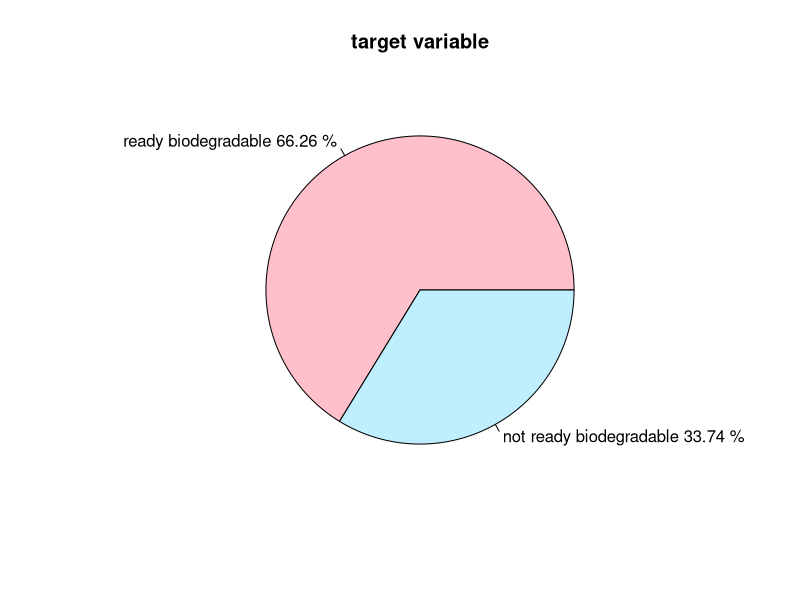
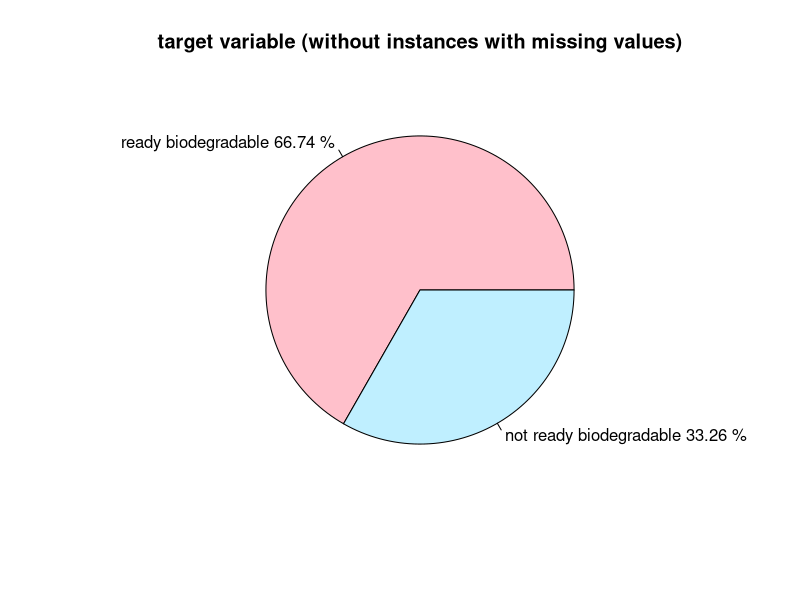
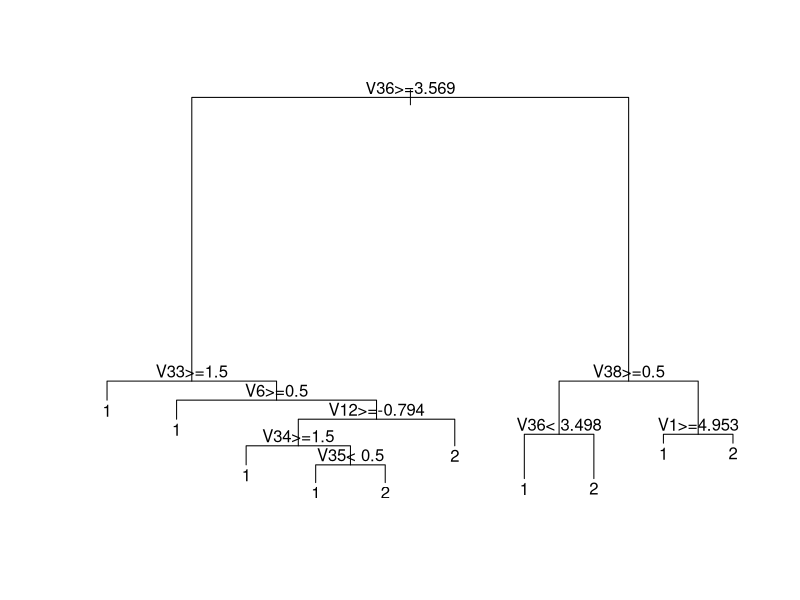

Here is the R script that generated these plots, in order:
## ---- chunk 1
test <- read.table(file="test.csv", sep=",", header=TRUE) 
train <- read.table(file="train.csv", sep=",", header=TRUE)
dataset = rbind(test, train)

## ---- chunk 2
summary(dataset)
dataset
## ---- chunk 3
table(dataset$Class)
table(test$Class)
table(train$Class)
## ---- chunk 4
table_class <- (table(dataset$Class)) 
piepercent <- paste(round(100*table_class/sum(table_class), 2), "%") 
names(table_class) <- c("ready biodegradable", "not ready biodegradable") 
labels <- paste(names(table_class), piepercent) 
pie(table_class, labels = labels, main = "target variable", col=c("pink", "lightblue1")) 
#legend("topright", legend = piepercent, cex = 0.6, fill=c("pink", "lightblue1"))
## ---- chunk 5
is.na(dataset)

dataset[!complete.cases(dataset),] 
# 81/1055

#remove instances where one of values is missing 
train <- na.omit(train)
test <- na.omit(test)
dataset <- na.omit(dataset)
dataset
## ---- chunk 6
table_class <- (table(dataset$Class)) 
piepercent <- paste(round(100*table_class/sum(table_class), 2), "%") 
names(table_class) <- c("ready biodegradable", "not ready biodegradable") 
labels <- paste(names(table_class), piepercent) 
pie(table_class, labels = labels, main = "target variable (without instances with missing values)", col=c("pink", "lightblue1")) 

## ---- chunk 7

target_corr = abs(cor(dataset[,names(dataset)])[names(dataset)[42],])
target_corr

#the most correlated features
#V1- 0.395
#V27-0.392
#V22-0.364
#V39-0.362
#V15-0.343
#V13-0.342
#V7- 0.332
#V33-0.315


## ---- chunk 8
majority.class <- names(which.max(table(train$Class)))
majority.class
## ---- chunk 9
sum(test$Class == majority.class) / length(test$Class)
## ---- chunk 10
#function for classification accuracy

CA <- function(observed, predicted)
{
  t <- table(observed, predicted)
  
  sum(diag(t)) / sum(t)
}
## ---- chunk 11
# . pomeni da pogledamo za vse atribute
library(rpart)
?rpart
dt <- rpart(Class ~ ., data = test, method = "class")
plot(dt)
text(dt, pretty = 1)
## ---- chunk 12
observed <- test$Class
predicted <- predict(dt, test, type = "class")

confusion_matrix <- table(observed, predicted)
confusion_matrix

CA(observed, predicted)
